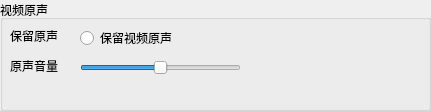
    <widget class="QGroupBox" name="groupBox_2">
     <property name="geometry">
      <rect>
       <x>0</x>
       <y>170</y>
       <width>431</width>
       <height>111</height>
      </rect>
     </property>
     <property name="sizePolicy">
      <sizepolicy hsizetype="Preferred" vsizetype="Preferred">
       <horstretch>0</horstretch>
       <verstretch>0</verstretch>
      </sizepolicy>
     </property>
     <property name="title">
      <string>视频原声</string>
     </property>
     <widget class="QLabel" name="label_8">
      <property name="geometry">
       <rect>
        <x>10</x>
        <y>30</y>
        <width>54</width>
        <height>12</height>
       </rect>
      </property>
      <property name="text">
       <string>保留原声</string>
      </property>
     </widget>
     <widget class="QRadioButton" name="IsOriginal">
      <property name="geometry">
       <rect>
        <x>80</x>
        <y>30</y>
        <width>111</width>
        <height>16</height>
       </rect>
      </property>
      <property name="text">
       <string>保留视频原声</string>
      </property>
     </widget>
     <widget class="QLabel" name="label_9">
      <property name="geometry">
       <rect>
        <x>10</x>
        <y>60</y>
        <width>54</width>
        <height>12</height>
       </rect>
      </property>
      <property name="text">
       <string>原声音量</string>
      </property>
     </widget>
     <widget class="QSlider" name="OriginalVolume">
      <property name="geometry">
       <rect>
        <x>80</x>
        <y>60</y>
        <width>161</width>
        <height>16</height>
       </rect>
      </property>
      <property name="layoutDirection">
       <enum>Qt::LeftToRight</enum>
      </property>
      <property name="maximum">
       <number>100</number>
      </property>
      <property name="value">
       <number>50</number>
      </property>
      <property name="orientation">
       <enum>Qt::Horizontal</enum>
      </property>
     </widget>
    </widget>
